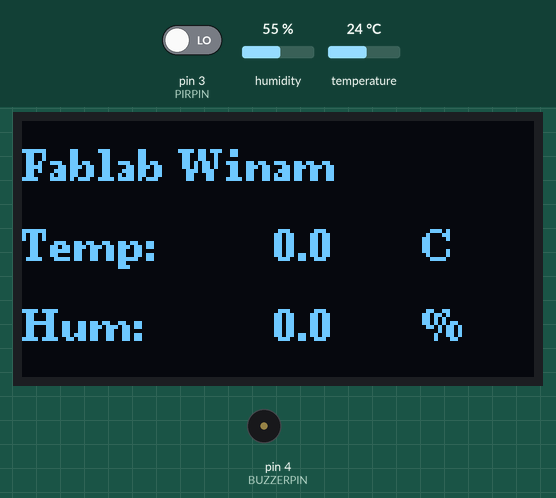
Recording of a sketch running on a simulated Arduino Uno, built with avr-gcc and run on an emulated ATmega328P. Parts: 128×64 one-colour display, buzzer (waves = sounding, pin HIGH). The inputs (shaded band) are chosen by the test bench; at power-on: pin 3 (PIRPIN) LOW, humidity 55 %, temperature 24 °C. What the sketch prints to the serial monitor is not drawn.

Above: at 1.2 s.
At 2.2 s:
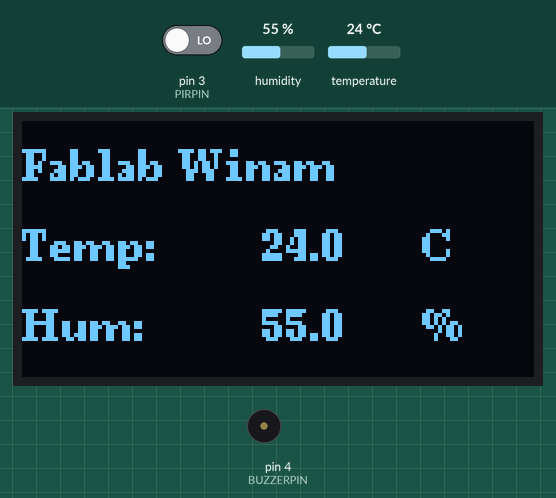
2.3 s: pin 3 (PIRPIN) driven HIGH
At 2.47 s:
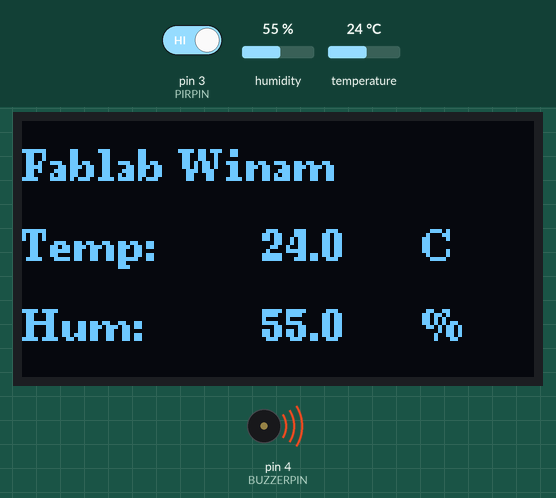
Timing chart, 0 to 5.3 s (numbered marks = the images above; inputs shaded):
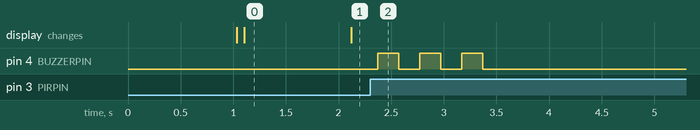

Measured:
- after the input at 2.3 s, pin 4 (BUZZERPIN): alternates HIGH for 0.20 s and LOW for 0.20 s, 6 changes in all, then stays LOW, starting after 0.07 s
- what the display in image 0 shows lasts 1.0 s, from 1.1 s to 2.1 s

The sketch:

main.ino
```cpp
#include <Arduino.h>
#include "DHTSensor.h"
#include "Motion.h"

void setup() {
  Serial.begin(9600);
  delay(1000);

  setupDHT();
  setupMotion();
}

void loop() {

  // Read DHT every 2 seconds (non-blocking)
  readDHT();

  // Check motion and control buzzer
  checkMotion();

  delay(50); // small stability delay
}
```

DHTSensor.cpp
```cpp
#include <Arduino.h>
#include <U8g2lib.h>
#include <DHT.h>
#include "DHTSensor.h"

// ---------- DHT ----------
#define DHTPIN 2
#define DHTTYPE DHT11
DHT dht(DHTPIN, DHTTYPE);

// ---------- OLED ----------
U8G2_SH1106_128X64_NONAME_F_HW_I2C u8g2(U8G2_R0);

// ---------- Timing ----------
unsigned long lastRead = 0;
const unsigned long interval = 2000;

float temperature = 0;
float humidity = 0;

void setupDHT() {
  dht.begin();
  u8g2.begin();
}

void readDHT() {

  // ----- Read every 2 seconds -----
  if (millis() - lastRead >= interval) {
    lastRead = millis();

    float t = dht.readTemperature();
    float h = dht.readHumidity();

    if (!isnan(t) && !isnan(h)) {
      temperature = t;
      humidity = h;

      Serial.print("Temp: ");
      Serial.print(temperature);
      Serial.print(" C  |  Hum: ");
      Serial.println(humidity);
    } else {
      Serial.println("DHT read failed");
    }
  }

  // ----- OLED Display -----
  u8g2.clearBuffer();
  u8g2.setFont(u8g2_font_ncenB08_tr);

  u8g2.drawStr(0, 15, "Fablab Winam");

  char buf[20];

  dtostrf(temperature, 4, 1, buf);
  u8g2.drawStr(0, 35, "Temp:");
  u8g2.drawStr(60, 35, buf);
  u8g2.drawStr(100, 35, "C");

  dtostrf(humidity, 4, 1, buf);
  u8g2.drawStr(0, 55, "Hum:");
  u8g2.drawStr(60, 55, buf);
  u8g2.drawStr(100, 55, "%");

  u8g2.sendBuffer();
}
```

DHTSensor.h
```cpp
#ifndef DHTSENSOR_H
#define DHTSENSOR_H

void setupDHT();
void readDHT();

#endif
```

Motion.cpp
```cpp
#include <Arduino.h>
#include "Motion.h"

#define PIRPIN 3
#define BUZZERPIN 4

void setupMotion() {
  pinMode(PIRPIN, INPUT);
  pinMode(BUZZERPIN, OUTPUT);
  digitalWrite(BUZZERPIN, LOW);

  Serial.println("PIR system ready...");
}

void checkMotion() {
  int pirState = digitalRead(PIRPIN);

  if (pirState == HIGH) {
    Serial.println("Motion detected!");

    // Simple beep pattern: 3 beeps
    for (int i = 0; i < 3; i++) {
      digitalWrite(BUZZERPIN, HIGH);
      delay(200); // ON for 200ms
      digitalWrite(BUZZERPIN, LOW);
      delay(200); // OFF for 200ms
    }

    // Wait until motion ends to avoid immediate repeat
    while (digitalRead(PIRPIN) == HIGH) {
      delay(50);
    }
  }
}
```

Motion.h
```cpp
#ifndef MOTION_H
#define MOTION_H

void setupMotion();
void checkMotion();

#endif
```
